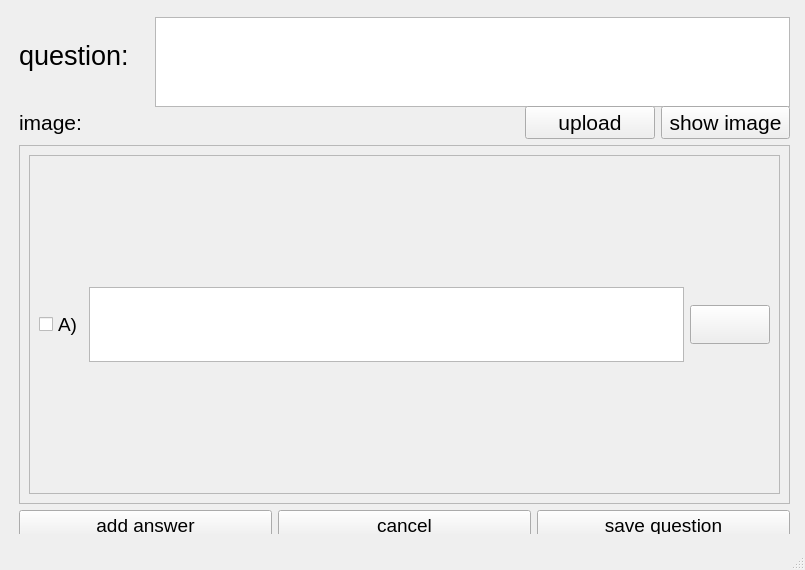
<?xml version="1.0" encoding="UTF-8"?>
<ui version="4.0">
 <class>addQestion_window</class>
 <widget class="QMainWindow" name="addQestion_window">
  <property name="geometry">
   <rect>
    <x>0</x>
    <y>0</y>
    <width>805</width>
    <height>570</height>
   </rect>
  </property>
  <property name="minimumSize">
   <size>
    <width>805</width>
    <height>570</height>
   </size>
  </property>
  <property name="maximumSize">
   <size>
    <width>805</width>
    <height>570</height>
   </size>
  </property>
  <property name="baseSize">
   <size>
    <width>0</width>
    <height>0</height>
   </size>
  </property>
  <property name="font">
   <font>
    <pointsize>20</pointsize>
   </font>
  </property>
  <property name="windowTitle">
   <string>MainWindow</string>
  </property>
  <property name="styleSheet">
   <string notr="true"/>
  </property>
  <widget class="QWidget" name="centralwidget">
   <widget class="QWidget" name="verticalLayoutWidget">
    <property name="geometry">
     <rect>
      <x>19</x>
      <y>10</y>
      <width>771</width>
      <height>531</height>
     </rect>
    </property>
    <layout class="QVBoxLayout" name="questionEdit_Vert">
     <item>
      <layout class="QHBoxLayout" name="horizontalLayout_question" stretch="0,0,0">
       <property name="spacing">
        <number>-1</number>
       </property>
       <property name="sizeConstraint">
        <enum>QLayout::SetFixedSize</enum>
       </property>
       <item>
        <widget class="QLabel" name="label_question">
         <property name="maximumSize">
          <size>
           <width>300</width>
           <height>50</height>
          </size>
         </property>
         <property name="font">
          <font>
           <family>Arial</family>
           <pointsize>20</pointsize>
          </font>
         </property>
         <property name="text">
          <string>question:</string>
         </property>
        </widget>
       </item>
       <item>
        <spacer name="horizontalSpacer">
         <property name="orientation">
          <enum>Qt::Horizontal</enum>
         </property>
         <property name="sizeType">
          <enum>QSizePolicy::Minimum</enum>
         </property>
         <property name="sizeHint" stdset="0">
          <size>
           <width>20</width>
           <height>1</height>
          </size>
         </property>
        </spacer>
       </item>
       <item>
        <widget class="QTextEdit" name="textEdit_question">
         <property name="minimumSize">
          <size>
           <width>0</width>
           <height>90</height>
          </size>
         </property>
         <property name="maximumSize">
          <size>
           <width>16777215</width>
           <height>75</height>
          </size>
         </property>
        </widget>
       </item>
      </layout>
     </item>
     <item>
      <layout class="QHBoxLayout" name="horizontalLayout_image">
       <item>
        <widget class="QLabel" name="label_imageName">
         <property name="minimumSize">
          <size>
           <width>500</width>
           <height>0</height>
          </size>
         </property>
         <property name="font">
          <font>
           <family>Arial</family>
           <pointsize>16</pointsize>
          </font>
         </property>
         <property name="text">
          <string>image:</string>
         </property>
        </widget>
       </item>
       <item>
        <widget class="QPushButton" name="pushButton_upload">
         <property name="font">
          <font>
           <family>Arial</family>
           <pointsize>16</pointsize>
          </font>
         </property>
         <property name="text">
          <string>upload</string>
         </property>
        </widget>
       </item>
       <item>
        <widget class="QPushButton" name="pushButton_show">
         <property name="font">
          <font>
           <family>Arial</family>
           <pointsize>16</pointsize>
          </font>
         </property>
         <property name="text">
          <string>show image</string>
         </property>
        </widget>
       </item>
      </layout>
     </item>
     <item>
      <widget class="QScrollArea" name="scrollArea">
       <property name="minimumSize">
        <size>
         <width>0</width>
         <height>310</height>
        </size>
       </property>
       <property name="widgetResizable">
        <bool>true</bool>
       </property>
       <widget class="QWidget" name="scrollAreaWidgetContents">
        <property name="geometry">
         <rect>
          <x>0</x>
          <y>0</y>
          <width>767</width>
          <height>308</height>
         </rect>
        </property>
        <layout class="QVBoxLayout" name="verticalLayout_scrollview">
         <item>
          <widget class="QFrame" name="frame">
           <property name="frameShape">
            <enum>QFrame::StyledPanel</enum>
           </property>
           <property name="frameShadow">
            <enum>QFrame::Raised</enum>
           </property>
           <layout class="QVBoxLayout" name="verticalLayout_fream">
            <item>
             <layout class="QHBoxLayout" name="horizontalLayout_answer_DEMO">
              <item>
               <widget class="QCheckBox" name="checkBox_DEMO">
                <property name="font">
                 <font>
                  <family>Arial</family>
                  <pointsize>14</pointsize>
                 </font>
                </property>
                <property name="text">
                 <string>A)</string>
                </property>
               </widget>
              </item>
              <item>
               <widget class="QTextEdit" name="textEdit_answer_DEMO">
                <property name="minimumSize">
                 <size>
                  <width>0</width>
                  <height>75</height>
                 </size>
                </property>
                <property name="maximumSize">
                 <size>
                  <width>16777215</width>
                  <height>75</height>
                 </size>
                </property>
               </widget>
              </item>
              <item>
               <widget class="QPushButton" name="pushButton_delete_DEMO">
                <property name="text">
                 <string/>
                </property>
                <property name="icon">
                 <iconset>
                  <normaloff>../resorces/icons/trash.png</normaloff>../resorces/icons/trash.png</iconset>
                </property>
               </widget>
              </item>
             </layout>
            </item>
           </layout>
          </widget>
         </item>
        </layout>
       </widget>
      </widget>
     </item>
     <item>
      <layout class="QHBoxLayout" name="horizontalLayout_controlBTN">
       <item>
        <widget class="QPushButton" name="pushButton_answer">
         <property name="font">
          <font>
           <family>Arial</family>
           <pointsize>14</pointsize>
          </font>
         </property>
         <property name="text">
          <string>add answer</string>
         </property>
        </widget>
       </item>
       <item>
        <widget class="QPushButton" name="pushButton_cancel">
         <property name="font">
          <font>
           <family>Arial</family>
           <pointsize>14</pointsize>
          </font>
         </property>
         <property name="text">
          <string>cancel</string>
         </property>
        </widget>
       </item>
       <item>
        <widget class="QPushButton" name="pushButton_save">
         <property name="font">
          <font>
           <family>Arial</family>
           <pointsize>14</pointsize>
          </font>
         </property>
         <property name="text">
          <string>save question</string>
         </property>
        </widget>
       </item>
      </layout>
     </item>
    </layout>
   </widget>
  </widget>
  <widget class="QStatusBar" name="statusbar"/>
 </widget>
 <resources/>
 <connections/>
</ui>
